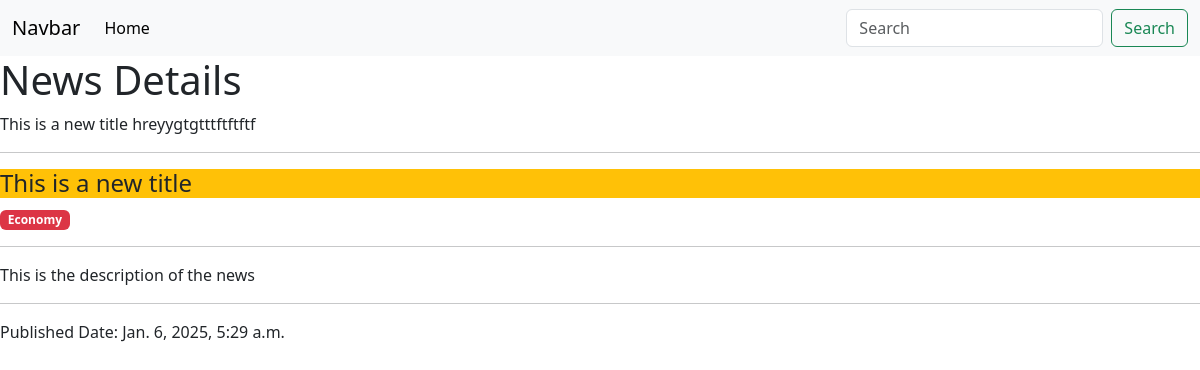
Page /newsDetails/2 on the committed database.
### news/models.py (models this page shows)
class news(models.Model):
    title=models.CharField(max_length=200)
    category = models.ForeignKey(Category, related_name="category_news", on_delete = models.CASCADE, blank=True, null=True)
    description=models.TextField()
    created_at = models.DateTimeField(auto_now_add=True)
    updated_at=models.DateTimeField(auto_now=True)
    def __str__(self):
        return self.title

class Category (models.Model):
    name=models.CharField(max_length=225)
    created=models.DateTimeField(auto_now_add=True)
    updated_at=models.DateTimeField(auto_now=True)
    def __str__(self):
        return self.name

### news/views.py (the view)
# urls.py: path('newsDetails/<int:id>', views.newsDetails, name = "newsDetails")
def newsDetails(request, id):
    print(id)
    data = news.objects.get(id = id)
    print(data)
    diust ={
        'datas':data,
        'name':"hreyygtgtttftftftf"
    }
    return render(request, "newsDetails.html",diust )

### news/templates/newsDetails.html (shortened to what this page needs)
{% extends 'index.html' %}
{% block content %}
        <h1>News Details</h1>
        {{datas}}
        {{name}}
        <hr>
        <h4 class="bg-warning">
                {{datas.title}}
        </h4>
        <span class="badge bg-danger">{{datas.category}}</span>
        <hr>
        <p>
                {{datas.description}}
        </p>
        <hr>
        <p>
            Published Date: {{datas.created_at}}
        </p>
{% endblock content %}

### rows in the picture
news: title "This is a new title", category "Economy", description "This is the description of the news", created_at "Jan. 6, 2025, 5:29 a.m."

### other values in the picture
{{ name }} "hreyygtgtttftftftf"
